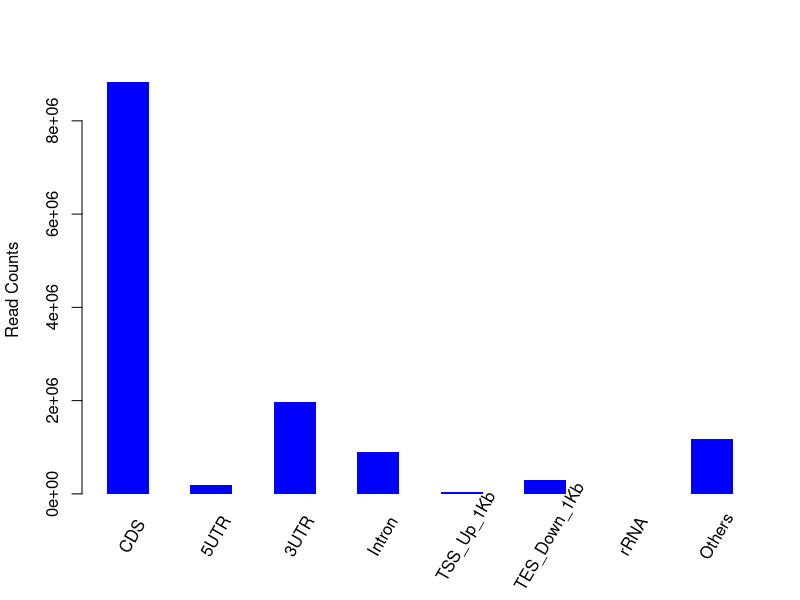

Write the R code that produced this figure.
png("/rds/user/is460/hpc-work/muscle-rnaseq/ezbamqc/output/figs/srpk3_hom_ttnb_wt_5.read_distr.png",width=500,height=500,units="px")
M=c(8832893,185592,1980739,893093,42985,307072,1500,1179949)
Mname=c("CDS","5UTR","3UTR","Intron","TSS_Up_1Kb","TES_Down_1Kb","rRNA","Others")
val = barplot(M,xlab="",space=1,ylab="Read Counts",col="blue",border="NA")
text(x=seq(val[1],val[8],by=2),y=rep(0,8),srt=60,adj=0,offset=2,pos=1,xpd=T,labels=Mname)
dev.state = dev.off()
